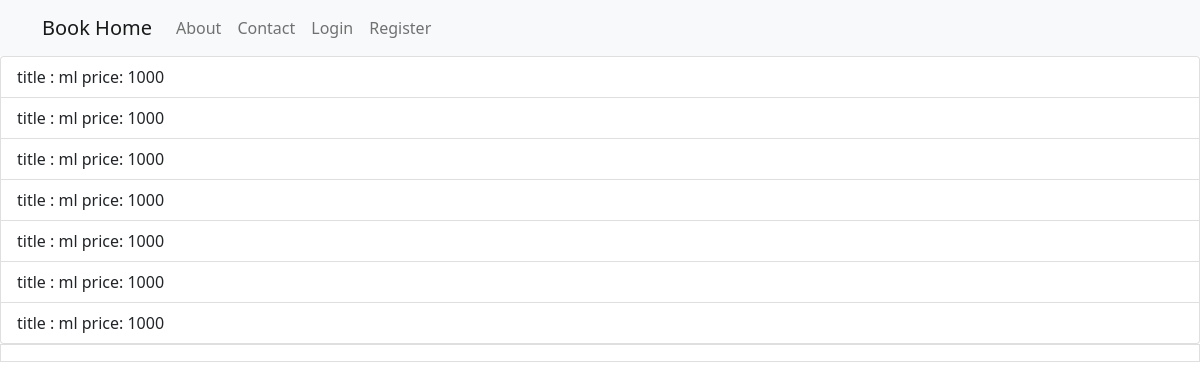
The app's page /detail/7 with its own data.
### Models.py (models this page shows, shortened)
class OrderBook(db.Model, UserMixin):
    id = db.Column(db.Integer, primary_key=True)
    user_id = db.Column(db.Integer, db.ForeignKey('user.id'), nullable=False)
    book_id = db.Column(db.Integer, db.ForeignKey('book.id'), nullable=False)
    order_id= db.Column(db.Integer, db.ForeignKey('order.id'), nullable=False)

class Book(db.Model, UserMixin):
    id = db.Column(db.Integer, primary_key=True)
    title = db.Column(db.String(100), nullable=False)
    author = db.Column(db.String(100), nullable=False)
    publication = db.Column(db.String(100), nullable=False)
    ISBN = db.Column(db.String(100), nullable=False)
    content = db.Column(db.Text, nullable=False)
    price = db.Column(db.Integer, nullable=False)
    piece=db.Column(db.Integer, nullable=False)
    image_file = db.Column(db.String(20), nullable=False, default='default.jpg')
    cart=db.relationship('Cart', backref='cartbook', lazy=True)
    orderbook=db.relationship('OrderBook', backref='orderbook', lazy=True)

### routes.py (the view)
@app.route("/detail/<int:order_id>")
def detail(order_id):
    orders=Order.query.get_or_404(order_id)
    orderbooks=OrderBook.query.filter_by(order_id=order_id)
    return render_template('detail_order.html', orders=orders,orderbooks=orderbooks)

### templates/detail_order.html
{% extends "home.html" %}
{% block content %}
  <div class="list-group">
       {% for b in orderbooks %}
      <a href="#" class="list-group-item list-group-item-action">
          <div class="d-flex w-100 justify-content-between">
                    title : {{ b.orderbook.title }}
                   price:  {{ b.orderbook.price }}
            </div>
	{% endfor %}
 </div>
{% endblock %}

### records on screen
OrderBook: orderbook "ml", orderbook.price "1000"
OrderBook: orderbook "ml", orderbook.price "1000"
OrderBook: orderbook "ml", orderbook.price "1000"
OrderBook: orderbook "ml", orderbook.price "1000"
OrderBook: orderbook "ml", orderbook.price "1000"
OrderBook: orderbook "ml", orderbook.price "1000"
OrderBook: orderbook "ml", orderbook.price "1000"
